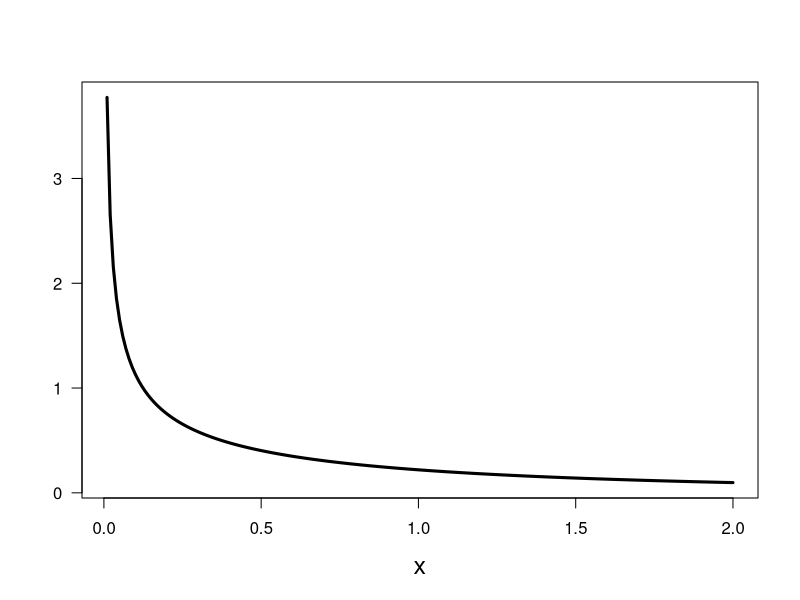

The R script that drew this image: (Note: this script raises an error after producing the figure.)
print('file: PDsPDFs-F-PDFs.R')
# F distributions
x = seq(0.01,2,0.01)
F11 = df(x,1,1); F15 = df(x,1,5); F51 = df(x,5,1); F8075 = df(x,80,75)
# png('FpdfBook160103R.png',width=16,height=16,units='cm',res=300)
plot(x,F15,type='l',xlab='x',ylab=NA,col='black',lwd=3,las=1,cex.lab=1.5) 
title(ylab=TeX('$F(x; \\nu_1, \\nu_2)$'),cex.lab=1.5,line=2.3)
lines(x,F11,col='blue',lwd=3,lty=2)
lines(x,F51,col='red',lwd=3,lty=3)
lines(x,F8075,col='magenta',lwd=3,lty=4)
xt = 0.5
text(xt,3.5,TeX('$\\nu_1 = 1,\\, \\nu_2 = 5$'),col='black',cex=1.5)
text(xt,2.5,TeX('$\\nu_1 = 1,\\, \\nu_2 = 1$'),col='blue',cex=1.5)
text(xt,3,TeX('$\\nu_1 = 5,\\, \\nu_2 = 1$'),col='red',cex=1.5)
text(xt,2.0,TeX('$\\nu_1 = 80,\\, \\nu_2 = 75$'),col='magenta',cex=1.5)
# dev.off()
# ----------------------------------------------------------------
# Remarks:
# cex.lab=1.5   increase size of axis labels (default: cex.lab=1)
# ----------------------------------------------------------------
